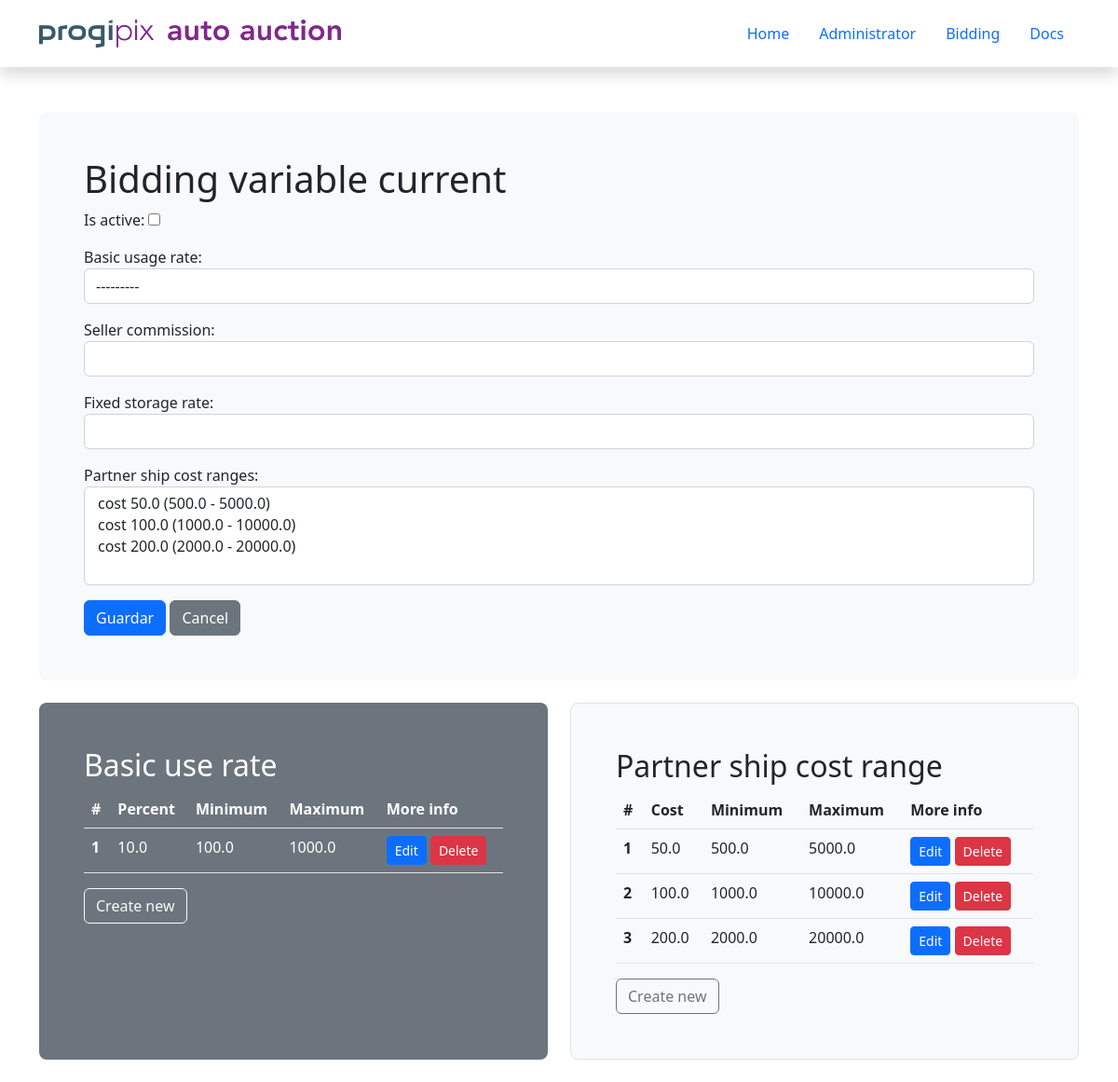
Page /biddingvariable-create on the earlier database version.
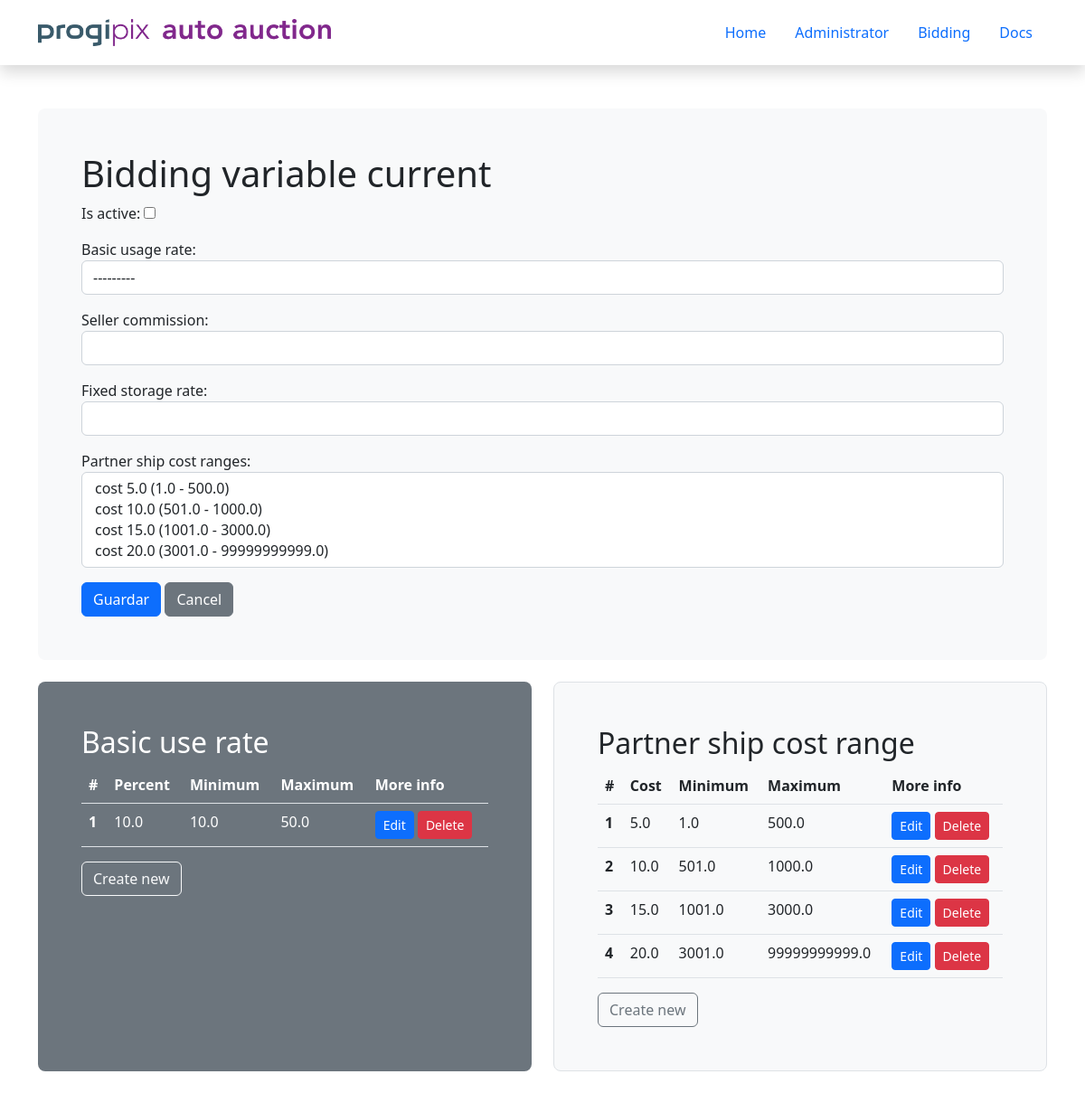
Same page on the later database version.
### apps/administrator/models.py (models this page shows)
class BasicUsageRate(models.Model):
    percent =  models.FloatField()
    minimum =  models.FloatField()
    maximum =  models.FloatField()
    def __str__(self):
        return '{} %'.format(self.percent)

class PartnershipCostRange(models.Model):
    cost =  models.FloatField()
    minimum =  models.FloatField()
    maximum =  models.FloatField()
    def __str__(self):
        return 'cost {} ({} - {})'.format(self.cost, self.minimum, self.maximum)

### apps/administrator/views.py (the view)
# urls.py: path('biddingvariable-create', BiddingVariableCreateView.as_view(), name='biddingvariable-create'),
@method_decorator(csrf_exempt, name='dispatch')
class BiddingVariableCreateView(CreateView):
    template_name = 'administrator/biddingvariable/biddingvariable.html'
    model = BiddingVariable
    form_class = BiddingVariableForm
    success_url = reverse_lazy('administrator:administrator-home')
    def get_basic_usage_rate(self):
        return BasicUsageRate.objects.all()
    def get_partner_ship_cost_range(self):
        return PartnershipCostRange.objects.all()
    def get_context_data(self, *args, **kwargs):
        context = super().get_context_data(*args, **kwargs)
        context['basicusagerate'] = self.get_basic_usage_rate()
        context['partnershipcostrange'] = self.get_partner_ship_cost_range()
        return context

### apps/administrator/forms.py
class BiddingVariableForm(forms.ModelForm):
    class Meta:
        model = BiddingVariable
        fields = ('is_active', 'basicusagerate', 'sellercommission', 'fixedstoragerate', 'partnershipcostranges', )
        widgets = {
            'is_active' : forms.CheckboxInput(),
            'basicusagerate' : forms.Select(attrs={'class': 'form-control'}),
            'sellercommission' : forms.NumberInput(attrs={'class': 'form-control'}),
            'fixedstoragerate' : forms.NumberInput(attrs={'class': 'form-control'}),
            'partnershipcostranges' : forms.SelectMultiple(attrs={'class': 'form-control select2'}),
        }
        labels = {
            'is_active' : 'Is active',
            'basicusagerate' : 'Basic usage rate',
            'sellercommission' : 'Seller commission',
            'fixedstoragerate' : 'Fixed storage rate',
            'partnershipcostranges' : 'Partner ship cost ranges'
        }

### templates/administrator/biddingvariable/biddingvariable.html (shortened to what this page needs)
{% extends 'layout/base.html' %} {% load static %}
{% block main %}
<div class="container py-4">
    <div class="p-5 mb-4 bg-light rounded-3">
        <h1>Bidding variable current</h1>
        <form method="post">
            {{form.as_p}}
            <button class="btn btn-primary" type="submit">Guardar</button>
            <a class="btn btn-secondary" href="{% url 'administrator:administrator-home' %}">Cancel</a>
        </form>
    </div>
    <div class="row align-items-md-stretch">
        <div class="col-md-6">
            <div class="h-100 p-5 text-white bg-secondary rounded-3">
                <h2>Basic use rate</h2>
                <table class="table  text-white">
                    <thead>
                        <tr>
                            <th scope="col">#</th>
                            <th scope="col">Percent</th>
                            <th scope="col">Minimum</th>
                            <th scope="col">Maximum</th>
                            <th scope="col">More info</th>
                        </tr>
                    </thead>
                    <tbody>
                        {% for bur in basicusagerate %}
                        <tr>
                            <th scope="row">{{forloop.counter}}</th>
                            <td>{{bur.percent}}</td>
                            <td>{{bur.minimum}}</td>
                            <td>{{bur.maximum}}</td>
                            <td>
                                <button onclick="open_modal('{% url 'administrator:basic-usage-rate-update' bur.pk %}');" type="button" class="btn btn-sm btn-primary">Edit</button>
                                <button onclick="open_modal('{% url 'administrator:basic-usage-rate-delete' bur.pk %}');" type="button" class="btn btn-sm btn-danger">Delete</button>
                            </td>
                        </tr>
                        {% endfor %}
                    </tbody>
                </table>
                <button onclick="open_modal('{% url 'administrator:basic-usage-rate-create' %}');" class="btn btn-outline-light" type="button">Create new</button>
            </div>
        </div>
        <div class="col-md-6">
            <div class="h-100 p-5 bg-light border rounded-3">
                <h2>Partner ship cost range</h2>
                <table class="table  text-dark">
                    <thead>
                        <tr>
                            <th scope="col">#</th>
                            <th scope="col">Cost</th>
                            <th scope="col">Minimum</th>
                            <th scope="col">Maximum</th>
                            <th scope="col">More info</th>
                        </tr>
                    </thead>
                    <tbody>
                        {% for pscr in partnershipcostrange %}
                        <tr>
                            <th scope="row">{{forloop.counter}}</th>
                            <td>{{pscr.cost}}</td>
                            <td>{{pscr.minimum}}</td>
                            <td>{{pscr.maximum}}</td>
                            <td>
                                <button onclick="open_modal('{% url 'administrator:partner-ship-cost-range-update' pscr.pk %}');" type="button" class="btn btn-sm btn-primary">Edit</button>
                                <button onclick="open_modal('{% url 'administrator:partner-ship-cost-range-delete' pscr.pk %}');" type="button" class="btn btn-sm btn-danger">Delete</button>
                            </td>
                        </tr>
                        {% endfor %}
                    </tbody>
                </table>
                <button onclick="open_modal('{% url 'administrator:partner-ship-cost-range-create' %}');" type="button" class="btn btn-outline-secondary">Create new</button>
            </div>
        </div>
    </div>
</div>
{% endblock main %}

Differences in the rows shown:
removed BasicUsageRate: percent "10.0", minimum "100.0", maximum "1000.0"
removed PartnershipCostRange: cost "50.0", minimum "500.0", maximum "5000.0"
removed PartnershipCostRange: cost "100.0", minimum "1000.0", maximum "10000.0"
removed PartnershipCostRange: cost "200.0", minimum "2000.0", maximum "20000.0"
added BasicUsageRate: percent "10.0", minimum "10.0", maximum "50.0"
added PartnershipCostRange: cost "5.0", minimum "1.0", maximum "500.0"
added PartnershipCostRange: cost "10.0", minimum "501.0", maximum "1000.0"
added PartnershipCostRange: cost "15.0", minimum "1001.0", maximum "3000.0"
added PartnershipCostRange: cost "20.0", minimum "3001.0", maximum "99999999999.0"
Other differences:
form field partnershipcostranges: "cost 50.0 (500.0 - 5000.0) / cost 100.0 (1000.0 - 10000.0) / cost 200.0 (2000.0 - 20000.0)" → "cost 5.0 (1.0 - 500.0) / cost 10.0 (501.0 - 1000.0) / cost 15.0 (1001.0 - 3000.0) / cost 20.0 (3001.0 - 99999999999.0)"
